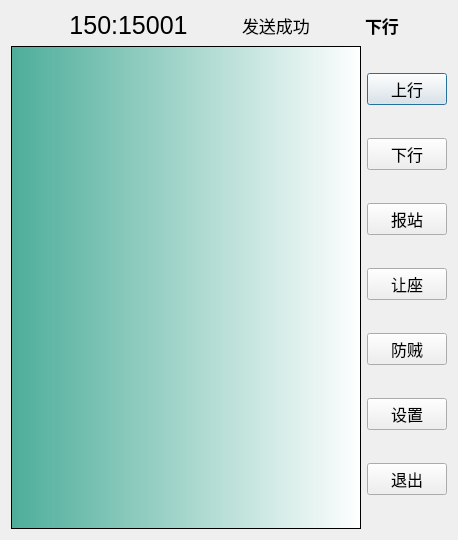
<?xml version="1.0" encoding="UTF-8"?>
<ui version="4.0">
 <class>MyDialog</class>
 <widget class="QDialog" name="MyDialog">
  <property name="geometry">
   <rect>
    <x>0</x>
    <y>0</y>
    <width>458</width>
    <height>540</height>
   </rect>
  </property>
  <property name="windowTitle">
   <string>Dialog</string>
  </property>
  <property name="styleSheet">
   <string notr="true">QDialog{
border-image:url(:/image/back_ground.png);
}
QListWidget
{
	background-color: qlineargradient(spread:pad, x1:0, y1:0, x2:1, y2:0, stop:0 rgba(74, 172, 152, 251), stop:1 rgba(255, 255, 255, 255));
}
QPuchButton
{
	background-color: rgb(170, 255, 255);
	border-style:outset;
	border-width:5px;
	border-radius:10px;
	border-color:rgba(255,255,255,30);
	font:bold 12px;
	color:rgba(0,0,0,100);
	padding:6px;
}
QPushButton:hover
{
	background-color:rgba(100,255,100,100);
	border-color:rgba(255,255,255,200);
	color:rgba(0,0,0,200);
}

QPushButton:pressed
{
	background-color: rgb(155, 206, 164);
	border-style:inset;
	color:rgba(0,0,0,100);
}</string>
  </property>
  <layout class="QVBoxLayout" name="verticalLayout_2">
   <item>
    <layout class="QHBoxLayout" name="horizontalLayout_2">
     <item>
      <spacer name="horizontalSpacer_2">
       <property name="orientation">
        <enum>Qt::Horizontal</enum>
       </property>
       <property name="sizeHint" stdset="0">
        <size>
         <width>58</width>
         <height>20</height>
        </size>
       </property>
      </spacer>
     </item>
     <item>
      <widget class="QLabel" name="label">
       <property name="sizePolicy">
        <sizepolicy hsizetype="Fixed" vsizetype="Fixed">
         <horstretch>0</horstretch>
         <verstretch>0</verstretch>
        </sizepolicy>
       </property>
       <property name="maximumSize">
        <size>
         <width>1677</width>
         <height>1677</height>
        </size>
       </property>
       <property name="font">
        <font>
         <pointsize>19</pointsize>
        </font>
       </property>
       <property name="layoutDirection">
        <enum>Qt::LeftToRight</enum>
       </property>
       <property name="text">
        <string>150:15001</string>
       </property>
       <property name="alignment">
        <set>Qt::AlignCenter</set>
       </property>
      </widget>
     </item>
     <item>
      <spacer name="horizontalSpacer">
       <property name="orientation">
        <enum>Qt::Horizontal</enum>
       </property>
       <property name="sizeHint" stdset="0">
        <size>
         <width>40</width>
         <height>20</height>
        </size>
       </property>
      </spacer>
     </item>
     <item>
      <widget class="QLabel" name="label_3">
       <property name="font">
        <font>
         <pointsize>13</pointsize>
         <weight>50</weight>
         <bold>false</bold>
        </font>
       </property>
       <property name="text">
        <string>发送成功</string>
       </property>
      </widget>
     </item>
     <item>
      <spacer name="horizontalSpacer_4">
       <property name="orientation">
        <enum>Qt::Horizontal</enum>
       </property>
       <property name="sizeHint" stdset="0">
        <size>
         <width>40</width>
         <height>20</height>
        </size>
       </property>
      </spacer>
     </item>
     <item>
      <widget class="QLabel" name="label_2">
       <property name="font">
        <font>
         <pointsize>13</pointsize>
         <weight>75</weight>
         <italic>false</italic>
         <bold>true</bold>
         <underline>false</underline>
         <strikeout>false</strikeout>
        </font>
       </property>
       <property name="text">
        <string>下行</string>
       </property>
      </widget>
     </item>
     <item>
      <spacer name="horizontalSpacer_3">
       <property name="orientation">
        <enum>Qt::Horizontal</enum>
       </property>
       <property name="sizeHint" stdset="0">
        <size>
         <width>28</width>
         <height>20</height>
        </size>
       </property>
      </spacer>
     </item>
    </layout>
   </item>
   <item>
    <layout class="QHBoxLayout" name="horizontalLayout">
     <item>
      <widget class="QListWidget" name="listWidget"/>
     </item>
     <item>
      <layout class="QVBoxLayout" name="verticalLayout">
       <item>
        <widget class="QPushButton" name="pushButton_5">
         <property name="font">
          <font>
           <pointsize>12</pointsize>
          </font>
         </property>
         <property name="text">
          <string>上行</string>
         </property>
        </widget>
       </item>
       <item>
        <widget class="QPushButton" name="pushButton_8">
         <property name="font">
          <font>
           <pointsize>12</pointsize>
          </font>
         </property>
         <property name="text">
          <string>下行</string>
         </property>
        </widget>
       </item>
       <item>
        <widget class="QPushButton" name="pushButton_4">
         <property name="font">
          <font>
           <pointsize>12</pointsize>
          </font>
         </property>
         <property name="text">
          <string>报站</string>
         </property>
        </widget>
       </item>
       <item>
        <widget class="QPushButton" name="pushButton_6">
         <property name="font">
          <font>
           <pointsize>12</pointsize>
          </font>
         </property>
         <property name="text">
          <string>让座</string>
         </property>
        </widget>
       </item>
       <item>
        <widget class="QPushButton" name="pushButton_7">
         <property name="font">
          <font>
           <pointsize>12</pointsize>
          </font>
         </property>
         <property name="text">
          <string>防贼</string>
         </property>
        </widget>
       </item>
       <item>
        <widget class="QPushButton" name="pushButton">
         <property name="font">
          <font>
           <pointsize>12</pointsize>
          </font>
         </property>
         <property name="text">
          <string>设置</string>
         </property>
        </widget>
       </item>
       <item>
        <widget class="QPushButton" name="exit_button">
         <property name="font">
          <font>
           <pointsize>12</pointsize>
          </font>
         </property>
         <property name="text">
          <string>退出</string>
         </property>
        </widget>
       </item>
      </layout>
     </item>
    </layout>
   </item>
  </layout>
 </widget>
 <resources/>
 <connections>
  <connection>
   <sender>exit_button</sender>
   <signal>clicked()</signal>
   <receiver>MyDialog</receiver>
   <slot>close()</slot>
   <hints>
    <hint type="sourcelabel">
     <x>407</x>
     <y>497</y>
    </hint>
    <hint type="destinationlabel">
     <x>255</x>
     <y>134</y>
    </hint>
   </hints>
  </connection>
 </connections>
</ui>
